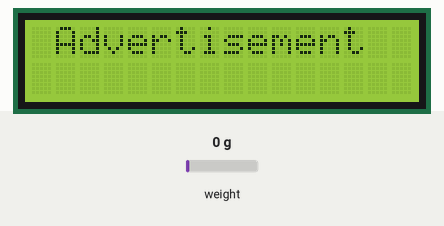
Simulated run of this sketch. Board: Arduino Uno, built with avr-gcc and run on an emulated ATmega328P. On the bench: 16×2 character LCD. The inputs (shaded band) are chosen by the test bench; at power-on: weight on the scale 0 g. What the sketch prints to the serial monitor is not drawn.

Above: at 2.2 s.
2.3 s: weight on the scale set to 2500 g
At 3.5 s:
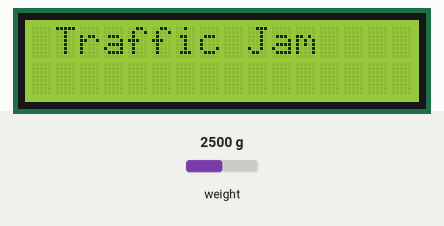
4.3 s: weight on the scale set to 100 g
At 6.2 s:
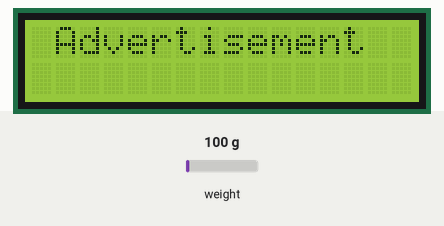
6.8 s: weight on the scale set to 3750 g
At 9.0 s:
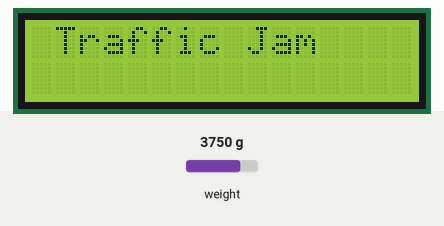
Timing chart, 0 to 10.5 s (numbered marks = the images above; inputs shaded):
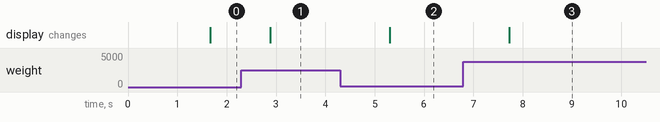

The sketch:

ProjectCode.ino
```cpp
#include <HX711.h>
#include <LiquidCrystal.h>


#define calibration_factor -7050.0 //This value is obtained using the SparkFun_HX711_Calibration sketch

#define DOUT  3
#define CLK  2
String data = "Hello From Arduino!";

HX711 scale;
const int rs = 12, en = 11, d4 = 4, d5 = 5, d6 = 6, d7 = 7;
LiquidCrystal lcd(rs, en, d4, d5, d6, d7);
void setup() {
  lcd.begin(16, 2);
  Serial.begin(9600);
 Serial.println("HX711 scale demo");

  scale.begin(DOUT, CLK);
  scale.set_scale(calibration_factor); //This value is obtained by using the SparkFun_HX711_Calibration sketch
  scale.tare(); //Assuming there is no weight on the scale at start up, reset the scale to 0

  Serial.println("\nReadings:");
}

void loop() {
  lcd.setCursor(0, 1);
  float x = abs((scale.get_units()) * -1);
  delay(500);
  Serial.print("\nReading: ");
  Serial.print(x, 1); //scale.get_units() returns a float
  Serial.print(" lbs"); //You can change this to kg but you'll need to refactor the calibration_factor
  Serial.println();
  lcd.setCursor(1, 1);
  lcd.print(String(x));
  lcd.print(" lbs");
  if (x >= 1.5) {
//    int y = millis();
//    if (y > 2000) {
      Serial.print(" Traffic Jam");
      lcd.clear();

      lcd.print(" Traffic Jam");
      Serial.println(data);//data that is being Sent
//    }
//    else {
//
//      lcd.clear();
//
//      lcd.print(" Advertisement");
//      Serial.print(" Advertisement");
//
//    }
  }
  else {
    lcd.clear();

    lcd.print(" Advertisement");
    Serial.print(" Advertisement");


  }
}
```

Measured:
- after the input at 2.3 s, the display: changes after 0.58 s (image 1)
- after the input at 4.3 s, the display: changes after 1.0 s (image 2)
- after the input at 6.8 s, the display: changes after 0.93 s (image 3)
